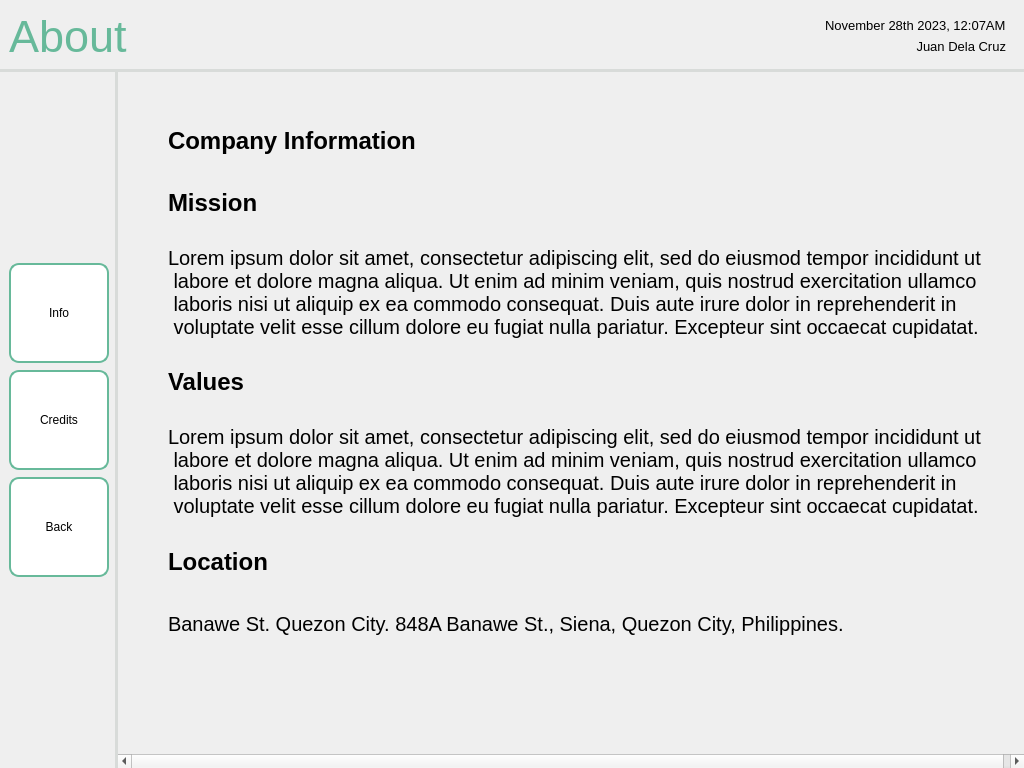
<?xml version="1.0" encoding="UTF-8"?>
<ui version="4.0">
 <class>MainWindow</class>
 <widget class="QMainWindow" name="MainWindow">
  <property name="geometry">
   <rect>
    <x>0</x>
    <y>0</y>
    <width>1024</width>
    <height>768</height>
   </rect>
  </property>
  <property name="sizePolicy">
   <sizepolicy hsizetype="Preferred" vsizetype="Preferred">
    <horstretch>0</horstretch>
    <verstretch>0</verstretch>
   </sizepolicy>
  </property>
  <property name="minimumSize">
   <size>
    <width>0</width>
    <height>0</height>
   </size>
  </property>
  <property name="windowTitle">
   <string>MainWindow</string>
  </property>
  <widget class="QWidget" name="centralwidget">
   <layout class="QHBoxLayout" name="horizontalLayout">
    <property name="leftMargin">
     <number>0</number>
    </property>
    <property name="topMargin">
     <number>0</number>
    </property>
    <property name="rightMargin">
     <number>0</number>
    </property>
    <property name="bottomMargin">
     <number>0</number>
    </property>
    <item>
     <widget class="QFrame" name="frame">
      <property name="sizePolicy">
       <sizepolicy hsizetype="Preferred" vsizetype="Preferred">
        <horstretch>0</horstretch>
        <verstretch>0</verstretch>
       </sizepolicy>
      </property>
      <property name="frameShape">
       <enum>QFrame::NoFrame</enum>
      </property>
      <property name="frameShadow">
       <enum>QFrame::Plain</enum>
      </property>
      <layout class="QGridLayout" name="gridLayout_2">
       <property name="leftMargin">
        <number>0</number>
       </property>
       <property name="topMargin">
        <number>0</number>
       </property>
       <property name="rightMargin">
        <number>0</number>
       </property>
       <property name="bottomMargin">
        <number>0</number>
       </property>
       <property name="spacing">
        <number>0</number>
       </property>
       <item row="1" column="0">
        <widget class="QWidget" name="navBar" native="true">
         <property name="sizePolicy">
          <sizepolicy hsizetype="Fixed" vsizetype="Preferred">
           <horstretch>0</horstretch>
           <verstretch>0</verstretch>
          </sizepolicy>
         </property>
         <property name="styleSheet">
          <string notr="true">QWidget {
    border-right: 3px solid #D8DBD9;
}
</string>
         </property>
         <layout class="QVBoxLayout" name="verticalLayout_7">
          <property name="spacing">
           <number>7</number>
          </property>
          <item>
           <spacer name="verticalSpacer_4">
            <property name="orientation">
             <enum>Qt::Vertical</enum>
            </property>
            <property name="sizeHint" stdset="0">
             <size>
              <width>20</width>
              <height>40</height>
             </size>
            </property>
           </spacer>
          </item>
          <item>
           <widget class="QPushButton" name="editUserButton">
            <property name="minimumSize">
             <size>
              <width>100</width>
              <height>100</height>
             </size>
            </property>
            <property name="maximumSize">
             <size>
              <width>100</width>
              <height>100</height>
             </size>
            </property>
            <property name="layoutDirection">
             <enum>Qt::LeftToRight</enum>
            </property>
            <property name="styleSheet">
             <string notr="true">QPushButton {
    background-color: white;
    border: 2px solid #67B99A;
    color: black;
    padding: 8px 16px;
    border-radius: 10px;
}

QPushButton:hover {
    border: 2px solid #4D926D;
}

QPushButton:pressed {
	background-color: #F0F0F0;
	border: 2px solid #265C42;
}</string>
            </property>
            <property name="text">
             <string>Info</string>
            </property>
            <property name="autoRepeat">
             <bool>false</bool>
            </property>
            <property name="autoExclusive">
             <bool>false</bool>
            </property>
           </widget>
          </item>
          <item>
           <widget class="QPushButton" name="pushButton">
            <property name="minimumSize">
             <size>
              <width>100</width>
              <height>100</height>
             </size>
            </property>
            <property name="maximumSize">
             <size>
              <width>100</width>
              <height>100</height>
             </size>
            </property>
            <property name="styleSheet">
             <string notr="true">QPushButton {
    background-color: white;
    border: 2px solid #67B99A;
    color: black;
    padding: 8px 16px;
    border-radius: 10px;
}

QPushButton:hover {
    border: 2px solid #4D926D;
}

QPushButton:pressed {
	background-color: #F0F0F0;
	border: 2px solid #265C42;
}</string>
            </property>
            <property name="text">
             <string>Credits</string>
            </property>
           </widget>
          </item>
          <item>
           <widget class="QPushButton" name="backButton">
            <property name="sizePolicy">
             <sizepolicy hsizetype="Fixed" vsizetype="Fixed">
              <horstretch>0</horstretch>
              <verstretch>0</verstretch>
             </sizepolicy>
            </property>
            <property name="minimumSize">
             <size>
              <width>100</width>
              <height>100</height>
             </size>
            </property>
            <property name="maximumSize">
             <size>
              <width>100</width>
              <height>100</height>
             </size>
            </property>
            <property name="font">
             <font>
              <pointsize>9</pointsize>
             </font>
            </property>
            <property name="styleSheet">
             <string notr="true">QPushButton {
    background-color: white;
    border: 2px solid #67B99A;
    color: black;
    padding: 8px 16px;
    border-radius: 10px;
}

QPushButton:hover {
    border: 2px solid #4D926D;
}

QPushButton:pressed {
	background-color: #F0F0F0;
	border: 2px solid #265C42;
}</string>
            </property>
            <property name="text">
             <string>Back</string>
            </property>
            <property name="icon">
             <iconset resource="../../assets/resourceFile.qrc">
              <normaloff>:/logos/Icons/entypo_back.png</normaloff>:/logos/Icons/entypo_back.png</iconset>
            </property>
            <property name="autoRepeat">
             <bool>false</bool>
            </property>
           </widget>
          </item>
          <item>
           <spacer name="verticalSpacer_5">
            <property name="orientation">
             <enum>Qt::Vertical</enum>
            </property>
            <property name="sizeHint" stdset="0">
             <size>
              <width>20</width>
              <height>40</height>
             </size>
            </property>
           </spacer>
          </item>
         </layout>
        </widget>
       </item>
       <item row="0" column="0" colspan="2">
        <widget class="QWidget" name="header" native="true">
         <property name="styleSheet">
          <string notr="true">QWidget {
    border-bottom: 3px solid #D8DBD9; 
}
</string>
         </property>
         <layout class="QHBoxLayout" name="horizontalLayout_13">
          <item>
           <widget class="QLabel" name="titleLabel">
            <property name="font">
             <font>
              <pointsize>-1</pointsize>
             </font>
            </property>
            <property name="layoutDirection">
             <enum>Qt::LeftToRight</enum>
            </property>
            <property name="styleSheet">
             <string notr="true">QLabel {
    color: #67B99A;
    font-size: 45px;
}</string>
            </property>
            <property name="text">
             <string>About</string>
            </property>
            <property name="scaledContents">
             <bool>false</bool>
            </property>
           </widget>
          </item>
          <item>
           <spacer name="horizontalSpacer_2">
            <property name="orientation">
             <enum>Qt::Horizontal</enum>
            </property>
            <property name="sizeHint" stdset="0">
             <size>
              <width>40</width>
              <height>20</height>
             </size>
            </property>
           </spacer>
          </item>
          <item>
           <widget class="QFrame" name="systemLabel">
            <layout class="QVBoxLayout" name="verticalLayout_12">
             <item>
              <widget class="QLabel" name="sysTimeDate">
               <property name="font">
                <font>
                 <pointsize>10</pointsize>
                </font>
               </property>
               <property name="styleSheet">
                <string notr="true">QLabel {
    color: black;
}</string>
               </property>
               <property name="text">
                <string>November 28th 2023, 12:07AM</string>
               </property>
              </widget>
             </item>
             <item>
              <widget class="QLabel" name="userName">
               <property name="font">
                <font>
                 <pointsize>10</pointsize>
                </font>
               </property>
               <property name="styleSheet">
                <string notr="true">QLabel {
    color: black;
}</string>
               </property>
               <property name="text">
                <string>Juan Dela Cruz</string>
               </property>
               <property name="alignment">
                <set>Qt::AlignRight|Qt::AlignTrailing|Qt::AlignVCenter</set>
               </property>
              </widget>
             </item>
            </layout>
           </widget>
          </item>
         </layout>
        </widget>
       </item>
       <item row="1" column="1">
        <widget class="QScrollArea" name="scrollArea">
         <property name="frameShape">
          <enum>QFrame::NoFrame</enum>
         </property>
         <property name="frameShadow">
          <enum>QFrame::Sunken</enum>
         </property>
         <property name="lineWidth">
          <number>1</number>
         </property>
         <property name="widgetResizable">
          <bool>true</bool>
         </property>
         <widget class="QWidget" name="scrollAreaWidgetContents">
          <property name="geometry">
           <rect>
            <x>0</x>
            <y>0</y>
            <width>1135</width>
            <height>1312</height>
           </rect>
          </property>
          <layout class="QVBoxLayout" name="verticalLayout">
           <property name="spacing">
            <number>25</number>
           </property>
           <property name="leftMargin">
            <number>50</number>
           </property>
           <property name="topMargin">
            <number>50</number>
           </property>
           <property name="rightMargin">
            <number>50</number>
           </property>
           <property name="bottomMargin">
            <number>50</number>
           </property>
           <item>
            <widget class="QLabel" name="label">
             <property name="font">
              <font>
               <pointsize>18</pointsize>
               <bold>true</bold>
              </font>
             </property>
             <property name="text">
              <string>Company Information</string>
             </property>
            </widget>
           </item>
           <item>
            <widget class="QLabel" name="label_2">
             <property name="font">
              <font>
               <pointsize>18</pointsize>
               <bold>true</bold>
              </font>
             </property>
             <property name="text">
              <string>Mission</string>
             </property>
            </widget>
           </item>
           <item>
            <widget class="QLabel" name="label_3">
             <property name="font">
              <font>
               <pointsize>15</pointsize>
              </font>
             </property>
             <property name="text">
              <string>Lorem ipsum dolor sit amet, consectetur adipiscing elit, sed do eiusmod tempor incididunt ut
 labore et dolore magna aliqua. Ut enim ad minim veniam, quis nostrud exercitation ullamco
 laboris nisi ut aliquip ex ea commodo consequat. Duis aute irure dolor in reprehenderit in
 voluptate velit esse cillum dolore eu fugiat nulla pariatur. Excepteur sint occaecat cupidatat.</string>
             </property>
             <property name="alignment">
              <set>Qt::AlignLeading|Qt::AlignLeft|Qt::AlignTop</set>
             </property>
             <property name="wordWrap">
              <bool>false</bool>
             </property>
            </widget>
           </item>
           <item>
            <widget class="QLabel" name="label_4">
             <property name="font">
              <font>
               <pointsize>18</pointsize>
               <bold>true</bold>
              </font>
             </property>
             <property name="text">
              <string>Values</string>
             </property>
            </widget>
           </item>
           <item>
            <widget class="QLabel" name="label_5">
             <property name="font">
              <font>
               <pointsize>15</pointsize>
              </font>
             </property>
             <property name="text">
              <string>Lorem ipsum dolor sit amet, consectetur adipiscing elit, sed do eiusmod tempor incididunt ut
 labore et dolore magna aliqua. Ut enim ad minim veniam, quis nostrud exercitation ullamco
 laboris nisi ut aliquip ex ea commodo consequat. Duis aute irure dolor in reprehenderit in
 voluptate velit esse cillum dolore eu fugiat nulla pariatur. Excepteur sint occaecat cupidatat.</string>
             </property>
             <property name="alignment">
              <set>Qt::AlignLeading|Qt::AlignLeft|Qt::AlignTop</set>
             </property>
             <property name="wordWrap">
              <bool>false</bool>
             </property>
            </widget>
           </item>
           <item>
            <widget class="QLabel" name="label_6">
             <property name="font">
              <font>
               <pointsize>18</pointsize>
               <bold>true</bold>
              </font>
             </property>
             <property name="text">
              <string>Location</string>
             </property>
            </widget>
           </item>
           <item>
            <widget class="QLabel" name="label_7">
             <property name="font">
              <font>
               <pointsize>15</pointsize>
              </font>
             </property>
             <property name="text">
              <string>Banawe St. Quezon City. 848A Banawe St., Siena, Quezon City, Philippines.</string>
             </property>
            </widget>
           </item>
           <item>
            <widget class="QLabel" name="label_8">
             <property name="text">
              <string/>
             </property>
             <property name="pixmap">
              <pixmap resource="../../assets/resourceFile.qrc">:/otherImages/Other Images/mapScreenshot.png</pixmap>
             </property>
            </widget>
           </item>
          </layout>
         </widget>
        </widget>
       </item>
      </layout>
     </widget>
    </item>
   </layout>
  </widget>
 </widget>
 <resources>
  <include location="../../assets/resourceFile.qrc"/>
 </resources>
 <connections/>
</ui>
